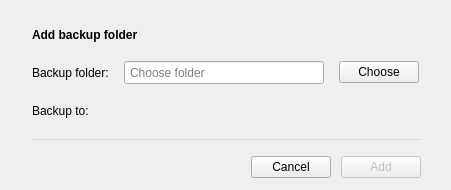
<?xml version="1.0" encoding="UTF-8"?>
<ui version="4.0">
 <class>AddBackupDialog</class>
 <widget class="QDialog" name="AddBackupDialog">
  <property name="geometry">
   <rect>
    <x>0</x>
    <y>0</y>
    <width>511</width>
    <height>217</height>
   </rect>
  </property>
  <property name="windowTitle">
   <string>Add backup folder</string>
  </property>
  <property name="styleSheet">
   <string notr="true">#macOSBigSurTitleLabel
{
  color: #242424;
  font-family: &quot;SF Pro Text&quot;;
  font-size: 14px;
}

#gbBackupLocation
{
  border: 1px solid rgba(0,0,0,0.1);
  border-radius: 8px;
  background-color: rgba(0,0,0,0.05);
}

#gbBackupLocation
{
 margin-right: 5px;
}

#folderLineEdit
{
padding-left:3px;
}

#formLabel_1, #formLabel_2
{
  color: #242424;
  font-family: &quot;SF Pro Text&quot;;
  font-size: 13px;
}

#backupToLabel
{
  color: #333333;
  font-family: &quot;Helvetica Neue&quot;;
  font-size: 12px;
}</string>
  </property>
  <layout class="QVBoxLayout" name="verticalLayout">
   <property name="spacing">
    <number>4</number>
   </property>
   <property name="sizeConstraint">
    <enum>QLayout::SetFixedSize</enum>
   </property>
   <property name="leftMargin">
    <number>0</number>
   </property>
   <property name="topMargin">
    <number>28</number>
   </property>
   <property name="rightMargin">
    <number>0</number>
   </property>
   <property name="bottomMargin">
    <number>12</number>
   </property>
   <item>
    <widget class="QLabel" name="embeddedTitleLabel">
     <property name="font">
      <font>
       <bold>true</bold>
      </font>
     </property>
     <property name="styleSheet">
      <string notr="true">#embeddedTitleLabel{
margin-left: 29px;
margin-right: 29px;
}</string>
     </property>
     <property name="text">
      <string>Add backup folder</string>
     </property>
    </widget>
   </item>
   <item>
    <widget class="QWidget" name="wContainer" native="true">
     <layout class="QVBoxLayout" name="verticalLayout_2">
      <property name="spacing">
       <number>15</number>
      </property>
      <property name="leftMargin">
       <number>0</number>
      </property>
      <property name="topMargin">
       <number>0</number>
      </property>
      <property name="rightMargin">
       <number>0</number>
      </property>
      <property name="bottomMargin">
       <number>0</number>
      </property>
      <item>
       <layout class="QGridLayout" name="gridLayout">
        <property name="leftMargin">
         <number>32</number>
        </property>
        <property name="topMargin">
         <number>15</number>
        </property>
        <property name="rightMargin">
         <number>32</number>
        </property>
        <property name="bottomMargin">
         <number>5</number>
        </property>
        <property name="verticalSpacing">
         <number>20</number>
        </property>
        <item row="0" column="2">
         <widget class="QPushButton" name="changeButton">
          <property name="text">
           <string>Choose</string>
          </property>
         </widget>
        </item>
        <item row="1" column="1" colspan="2" alignment="Qt::AlignTop">
         <widget class="QLabel" name="backupToLabel">
          <property name="text">
           <string/>
          </property>
          <property name="textInteractionFlags">
           <set>Qt::LinksAccessibleByMouse|Qt::TextSelectableByMouse</set>
          </property>
         </widget>
        </item>
        <item row="1" column="0" alignment="Qt::AlignLeft|Qt::AlignTop">
         <widget class="QLabel" name="label_3">
          <property name="text">
           <string>Backup to:</string>
          </property>
          <property name="alignment">
           <set>Qt::AlignLeading|Qt::AlignLeft|Qt::AlignVCenter</set>
          </property>
         </widget>
        </item>
        <item row="0" column="0" alignment="Qt::AlignRight">
         <widget class="QLabel" name="label_2">
          <property name="text">
           <string>Backup folder:</string>
          </property>
         </widget>
        </item>
        <item row="0" column="1">
         <widget class="QLineEdit" name="folderLineEdit">
          <property name="minimumSize">
           <size>
            <width>200</width>
            <height>23</height>
           </size>
          </property>
          <property name="maximumSize">
           <size>
            <width>16777215</width>
            <height>23</height>
           </size>
          </property>
          <property name="readOnly">
           <bool>true</bool>
          </property>
          <property name="placeholderText">
           <string>Choose folder</string>
          </property>
         </widget>
        </item>
       </layout>
      </item>
      <item>
       <widget class="Line" name="line">
        <property name="styleSheet">
         <string notr="true">*{
color:#dadada;
margin-left: 32px;
margin-right: 32px;
}</string>
        </property>
        <property name="frameShadow">
         <enum>QFrame::Plain</enum>
        </property>
        <property name="orientation">
         <enum>Qt::Horizontal</enum>
        </property>
       </widget>
      </item>
      <item>
       <layout class="QHBoxLayout" name="horizontalLayout_2">
        <property name="spacing">
         <number>10</number>
        </property>
        <property name="leftMargin">
         <number>30</number>
        </property>
        <property name="topMargin">
         <number>0</number>
        </property>
        <property name="rightMargin">
         <number>30</number>
        </property>
        <property name="bottomMargin">
         <number>0</number>
        </property>
        <item>
         <spacer name="horizontalSpacer">
          <property name="orientation">
           <enum>Qt::Horizontal</enum>
          </property>
          <property name="sizeHint" stdset="0">
           <size>
            <width>40</width>
            <height>20</height>
           </size>
          </property>
         </spacer>
        </item>
        <item>
         <widget class="QPushButton" name="cancelButton">
          <property name="text">
           <string>Cancel</string>
          </property>
         </widget>
        </item>
        <item>
         <widget class="QPushButton" name="addButton">
          <property name="enabled">
           <bool>false</bool>
          </property>
          <property name="text">
           <string>Add</string>
          </property>
          <property name="default">
           <bool>true</bool>
          </property>
         </widget>
        </item>
       </layout>
      </item>
     </layout>
    </widget>
   </item>
  </layout>
 </widget>
 <resources/>
 <connections/>
</ui>
